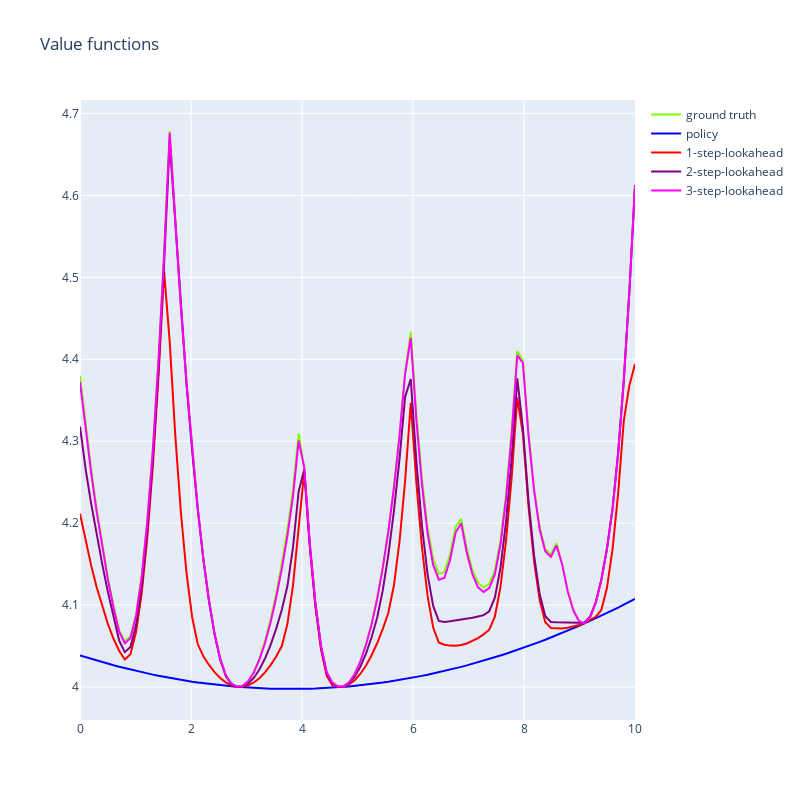

Source (notebook cell):
### Code cell
fig.add_trace(go.Scatter(x=x1, y=y1, mode='lines', name="1-step-lookahead", line=dict(color="red") ))
fig.add_trace(go.Scatter(x=x2, y=y2, mode='lines', name="2-step-lookahead", line=dict(color="purple") ))
fig.add_trace(go.Scatter(x=x3, y=y3, mode='lines', name="3-step-lookahead", line=dict(color="magenta") ))
